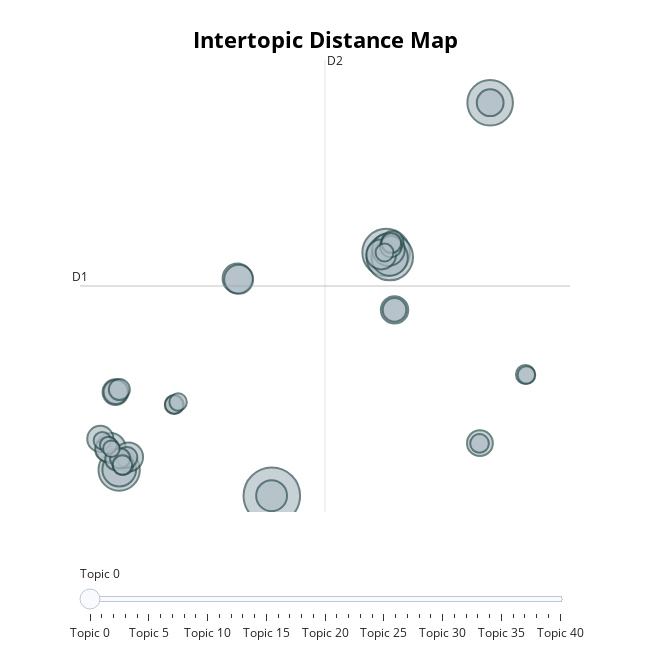
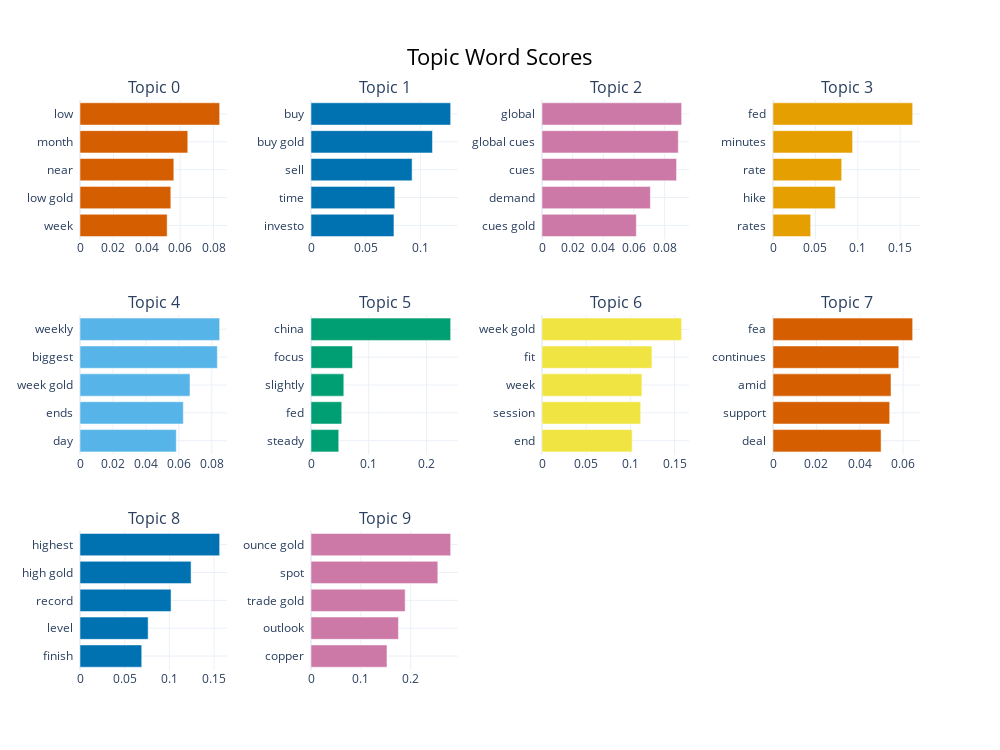
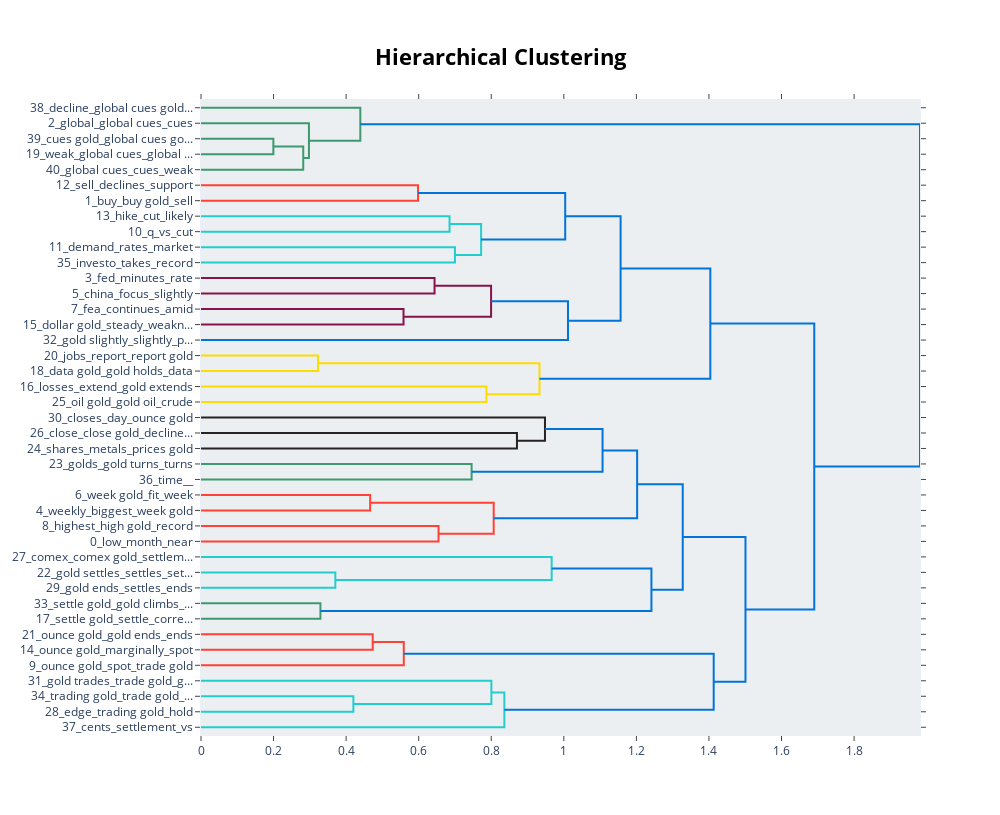
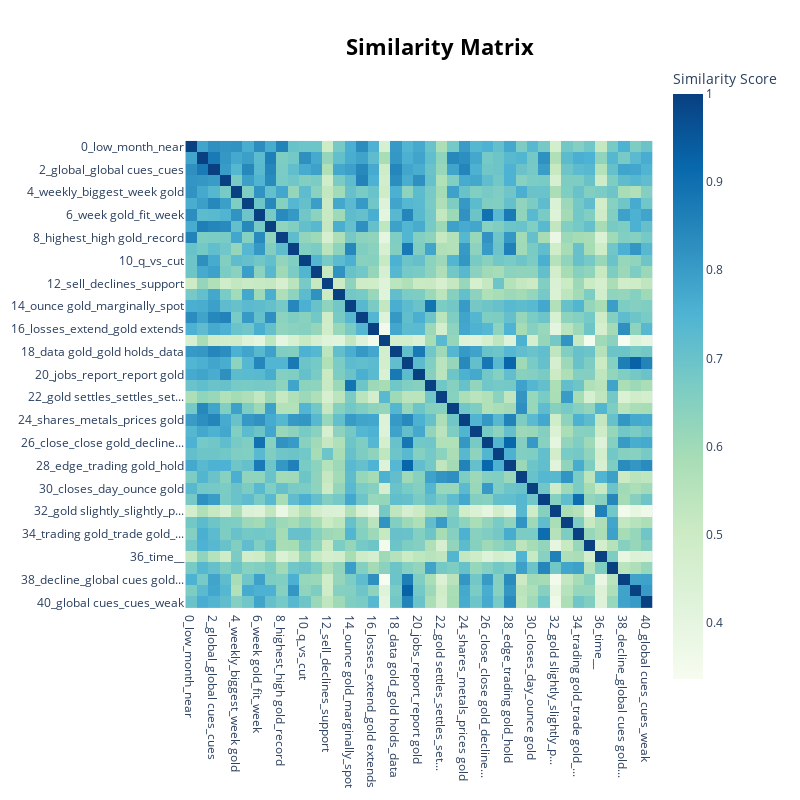

Notebook cell for these charts, in order:
### Code cell
topic_model.visualize_topics().show()
topic_model.visualize_barchart(top_n_topics=10).show()
topic_model.visualize_hierarchy().show()
topic_model.visualize_heatmap()
